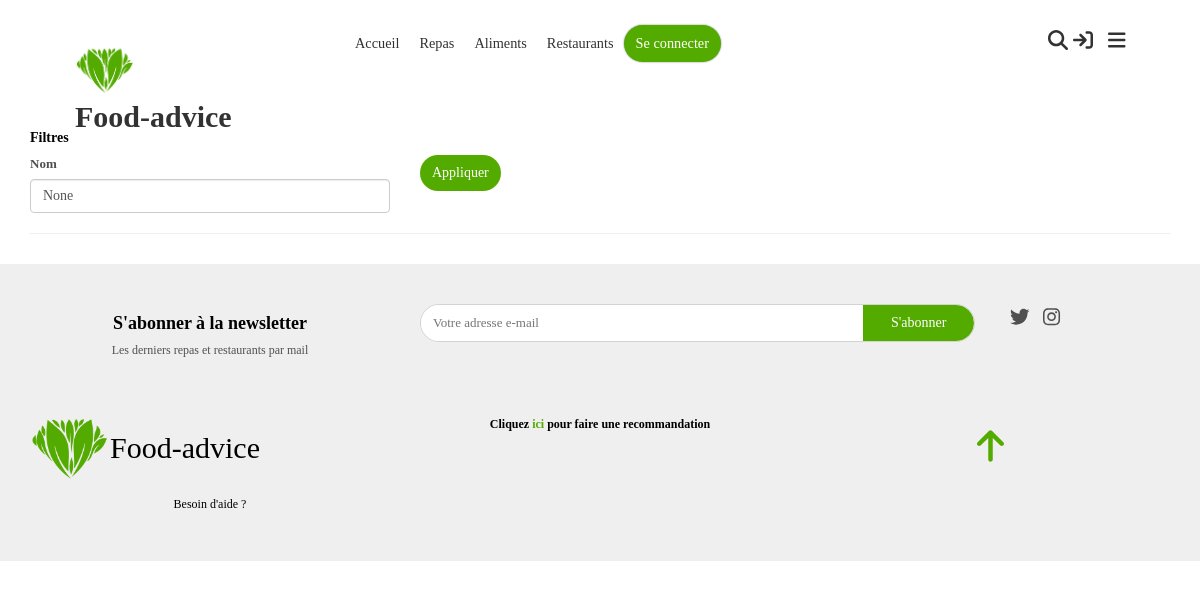
/professionnels, run on an earlier commit of the app's database.
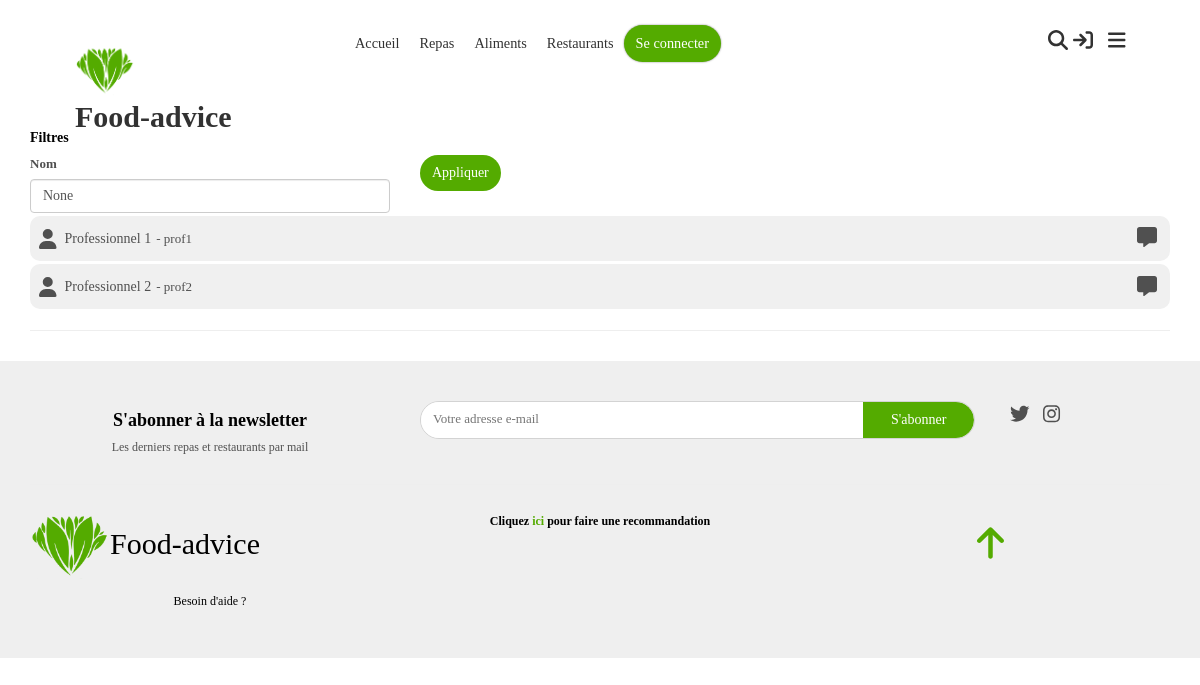
And on a later commit of the database.
### app/models.py (models this page shows, shortened)
class Contributeur(models.Model):
    nom = models.CharField(max_length=50, verbose_name="Nom complet")
    nomUtilisateur = models.CharField(max_length=30, verbose_name="Nom d'utilisateur", unique=True)
    motDePasse = models.CharField(max_length=255, verbose_name="Mot de passe")
    email = models.CharField(max_length=255, null=True, blank=True, verbose_name="Adresse email")
    professionnelSante = models.BooleanField(default=False, verbose_name="Professionnel de la santé")
    """
        Retourne les contributeurs professionels
    """
    @staticmethod
    def professionnels():
        return Contributeur.objects.filter(professionnelSante=True)
    """
        Nombre total de messages non lus par le contributeur, toutes les conversations confonfues
    """

### app/views_account.py (the view)
# urls.py: path("professionnels", views_account.professionalsList, name="professionals-list"),
def professionalsList(request):
    nom = request_get(request, "nom")
    if nom != None:
        professionnels = Contributeur.objects.filter(professionnelSante=True, nom__contains=nom)
    else:
        professionnels = Contributeur.professionnels
    return render(request,template_name="account/professionals-list.html", context={
        "professionnels":professionnels,
        "nom": nom
    })

### app/custom_tags_filters.py (called while the page is built)
@register.simple_tag
def css(filePath):
    return mark_safe('<link rel="stylesheet" type="text/css" href="'+settings.STATIC_URL+filePath+'"/>')

@register.simple_tag
def js(filePath):
    return mark_safe('<script type="text/javascript" src="'+settings.STATIC_URL+filePath+'"></script>')

### app/user_session.py (called while the page is built)
def isUserConnected(session):
    return session.__contains__("user_id")

def getUser(session):
    if isUserConnected(session):
        try:
            return Contributeur.objects.get(id=session["user_id"])
        except Contributeur.DoesNotExist:
            disconnectUser(session)
            return None
    else:
        return None

### app/views.py (called while the page is built)
def request_get(request, key):
    return  request.POST.get(key) if request.method == "POST" else request.GET.get(key)

### context_processors.py (called while the page is built)
def globals(request):
    return {
        'appUser':getUser(request.session)
    }

### templates/account/professionals-list.html (shortened to what this page needs)
{% extends 'base.html' %}
{% block body %}
<div class="container mt-2" id="list">
    <h5 class="title">Filtres</h5>
    <div id="filtres" class="row">
        <div class="col-12 col-md-4">
            <label>Nom </label>
            <input type="text" id="filtre-nom"class="form-control"placeholder="Nom du professionnel" value="{{ nom }}">
        </div>
        <div class="col-12 col-md-1 d-flex align-items-end">
            <button class="btn btn-primary" onclick="filter()">Appliquer</button>
        </div>
    </div>
    <div id="elements" class="mt-3">
        {% include "load/professionals.html" with professionals=professionals %}
    </div>
    <hr>
</div>
{% endblock %}

### templates/macros/_professionnal-little-presentation.html
<div class="professional-little-presentation col-12" data-aos="zoom-in">
    <a class="name" href="{% url "contributor" professionnel.nomUtilisateur %}">
        <i class="fas fa-user icon"></i>
        <h5 class="">{{ professionnel.nom }}</h5>
        <h6 class="nom-utilisateur"> - {{ professionnel.nomUtilisateur }}</h6>
    </a>
    <div class="btns">
        <i class="fas fa-message icon send-message-btn" onclick="openChat(0, {{ professionnel.id }}, '{{ professionnel.nom }}')"></i>
    </div>
</div>

What changed in the data, as far as the page shows it:
added Contributeur: nom "Professionnel 1", nomUtilisateur "prof1"
added Contributeur: nom "Professionnel 2", nomUtilisateur "prof2"
